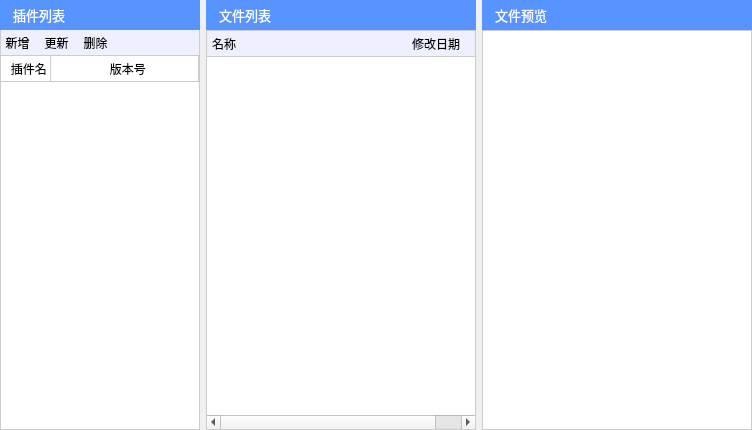
<?xml version="1.0" encoding="UTF-8"?>
<ui version="4.0">
 <class>ThirdPluginDlg</class>
 <widget class="QWidget" name="ThirdPluginDlg">
  <property name="geometry">
   <rect>
    <x>0</x>
    <y>0</y>
    <width>752</width>
    <height>430</height>
   </rect>
  </property>
  <property name="windowTitle">
   <string>第三方插件管理</string>
  </property>
  <property name="styleSheet">
   <string notr="true">QWidget#ThirdPluginDlg
{
	background-color:rgb(240,240,240);
}</string>
  </property>
  <layout class="QHBoxLayout" name="horizontalLayout_2">
   <property name="margin">
    <number>0</number>
   </property>
   <item>
    <widget class="QFrame" name="frmPlugList">
     <property name="maximumSize">
      <size>
       <width>200</width>
       <height>16777215</height>
      </size>
     </property>
     <layout class="QVBoxLayout" name="verticalLayout">
      <property name="spacing">
       <number>0</number>
      </property>
      <property name="margin">
       <number>0</number>
      </property>
      <item>
       <widget class="QLabel" name="label_2">
        <property name="styleSheet">
         <string notr="true">QLabel
{
	font-family:&quot;Microsoft Yahei&quot;;
	font-size:13px;
	background-color:rgb(88,148,255);
	color:white;
	min-height:30px;
	padding-left:10px;
}</string>
        </property>
        <property name="text">
         <string>插件列表</string>
        </property>
       </widget>
      </item>
      <item>
       <widget class="QFrame" name="frameThirdPluginToolBar">
        <property name="minimumSize">
         <size>
          <width>0</width>
          <height>25</height>
         </size>
        </property>
        <property name="maximumSize">
         <size>
          <width>16777215</width>
          <height>25</height>
         </size>
        </property>
        <property name="styleSheet">
         <string notr="true">QFrame#frameThirdPluginToolBar
{
	background-color:#eef0ff;
	color:black;;
	border-width:0px;
	border-style:solid;
	border-color:#cccccc;
	border-left-width:1px;
	border-right-width:1px;
}</string>
        </property>
        <layout class="QHBoxLayout" name="horizontalLayout">
         <property name="margin">
          <number>0</number>
         </property>
         <item>
          <widget class="QToolButton" name="btnAddThirdPlugin">
           <property name="styleSheet">
            <string notr="true">QToolButton
{
	border:none;
	font-family:&quot;Microsoft Yahei&quot;;
	background-color:transparent;
}

QToolButton:hover
{
	background-color:#d5d5d5;
}

QToolButton:pressed
{
	background-color:#bbbbbb;
}

QToolButton:disabled
{
	background-color:transparent;
}</string>
           </property>
           <property name="text">
            <string>新增</string>
           </property>
          </widget>
         </item>
         <item>
          <widget class="QToolButton" name="btnUpdateThirdPlugin">
           <property name="styleSheet">
            <string notr="true">QToolButton
{
	border:none;
	font-family:&quot;Microsoft Yahei&quot;;
	background-color:transparent;
}

QToolButton:hover
{
	background-color:#d5d5d5;
}

QToolButton:pressed
{
	background-color:#bbbbbb;
}

QToolButton:disabled
{
	background-color:transparent;
}</string>
           </property>
           <property name="text">
            <string>更新</string>
           </property>
          </widget>
         </item>
         <item>
          <widget class="QToolButton" name="btnDeleteThirdPlugin">
           <property name="styleSheet">
            <string notr="true">QToolButton
{
	border:none;
	font-family:&quot;Microsoft Yahei&quot;;
	background-color:transparent;
}

QToolButton:hover
{
	background-color:#d5d5d5;
}

QToolButton:pressed
{
	background-color:#bbbbbb;
}

QToolButton:disabled
{
	background-color:transparent;
}</string>
           </property>
           <property name="text">
            <string>删除</string>
           </property>
          </widget>
         </item>
         <item>
          <spacer name="horizontalSpacer">
           <property name="orientation">
            <enum>Qt::Horizontal</enum>
           </property>
           <property name="sizeHint" stdset="0">
            <size>
             <width>40</width>
             <height>20</height>
            </size>
           </property>
          </spacer>
         </item>
        </layout>
       </widget>
      </item>
      <item>
       <widget class="QTableWidget" name="tbThirdPluginList">
        <property name="styleSheet">
         <string notr="true">
QHeaderView::section 
{
	background-color:white;
	color:black;
	min-height:25px;
	border-width:0px;
	border-style:solid;
	border-color:#cccccc;
	border-right-width:1px;
	border-bottom-width:1px;
}

QTableWidget:item
{
	color:black;
	padding-left:10px;
}

 QHeaderView::down-arrow {
     image: none;
 }

 QHeaderView::up-arrow {
     image:none;
}
QWidget#tbThirdPluginList
{
	border:1px solid #cccccc;
}</string>
        </property>
        <property name="editTriggers">
         <set>QAbstractItemView::NoEditTriggers</set>
        </property>
        <property name="selectionMode">
         <enum>QAbstractItemView::SingleSelection</enum>
        </property>
        <property name="selectionBehavior">
         <enum>QAbstractItemView::SelectRows</enum>
        </property>
        <property name="showGrid">
         <bool>false</bool>
        </property>
        <attribute name="horizontalHeaderDefaultSectionSize">
         <number>50</number>
        </attribute>
        <attribute name="horizontalHeaderHighlightSections">
         <bool>false</bool>
        </attribute>
        <attribute name="horizontalHeaderStretchLastSection">
         <bool>true</bool>
        </attribute>
        <attribute name="verticalHeaderDefaultSectionSize">
         <number>25</number>
        </attribute>
        <attribute name="verticalHeaderHighlightSections">
         <bool>false</bool>
        </attribute>
        <column>
         <property name="text">
          <string>  插件名</string>
         </property>
        </column>
        <column>
         <property name="text">
          <string>  版本号</string>
         </property>
        </column>
       </widget>
      </item>
     </layout>
    </widget>
   </item>
   <item>
    <layout class="QVBoxLayout" name="verticalLayout_2">
     <property name="spacing">
      <number>0</number>
     </property>
     <item>
      <widget class="QLabel" name="label">
       <property name="styleSheet">
        <string notr="true">QLabel
{
	font-family:&quot;Microsoft Yahei&quot;;
	font-size:13px;
	background-color:rgb(88,148,255);
	color:white;
	min-height:30px;
	padding-left:10px;
}</string>
       </property>
       <property name="text">
        <string>文件列表</string>
       </property>
      </widget>
     </item>
     <item>
      <widget class="QTreeWidget" name="trThirdPluginFileList">
       <property name="styleSheet">
        <string notr="true">/* QHeaderView::section {
	background-color:qlineargradient(spread:pad, x1:0, y1:0, x2:0, y2:1, stop:0 rgba(172, 197, 224, 255), stop:1 rgba(200, 230, 255, 225));
    padding-left: 4px;
	border:none;
	border-right: 1px solid qlineargradient(spread:pad, x1:0, y1:0, x2:0, y2:1, stop:0 rgba(130, 140, 190, 255), stop:1 rgba(172, 197, 255, 225));;
	height:25px;
	font-family:&quot;微软雅黑&quot;;
 }*/

QHeaderView 
{
	font-family:&quot;微软雅黑&quot;;
	background-color:#eef0ff;
	color:black;
}
QHeaderView::section 
{
	background-color:#eef0ff;
	color:black;
	min-height:25px;
	border-width:0px;
	border-style:solid;
	padding-left:5px;
	border-color:#cccccc;
	border-bottom-width:1px;
	border-top-width:1px;
}

QTableWidget:item
{
	padding-left:10px;
}

QFrame#trThirdPluginFileList{
	border:1px solid #cccccc;
	border-top-width:0px;
}

 QHeaderView::down-arrow {
     image: none;
 }

 QHeaderView::up-arrow {
     image:none;
}

 QScrollBar:vertical {
     border: 0px solid grey;
     background: transparent;
     width: 10px;
 }
 QScrollBar::handle:vertical {
     background: #cccccc;;
     min-height: 100px;
 }
 QScrollBar::handle:vertical:hover {
     background: #aaaaaa;
     min-heiht: 100px;
 }
 QScrollBar::add-line:vertical {
	border:none;
	background:transparent;
 }
 QScrollBar::sub-line:vertical {
	border:none;
	background:transparent;
 }

 QScrollBar:horizontal {
     border: 0px solid grey;
     background: transparent;
     height: 5px;
 }
 QScrollBar::handle:horizontal {
     background: #cccccc;;
     min-width: 100px;
 }
 QScrollBar::handle:horizontal:hover {
     background: #aaaaaa;
     min-width: 100px;
 }
 QScrollBar::add-line:horizontal {
	border:none;
	background:transparent;
 }
 QScrollBar::sub-line:horizontal {
	border:none;
	background:transparent;
 }</string>
       </property>
       <property name="iconSize">
        <size>
         <width>24</width>
         <height>24</height>
        </size>
       </property>
       <property name="indentation">
        <number>0</number>
       </property>
       <attribute name="headerDefaultSectionSize">
        <number>200</number>
       </attribute>
       <attribute name="headerMinimumSectionSize">
        <number>30</number>
       </attribute>
       <column>
        <property name="text">
         <string>名称</string>
        </property>
       </column>
       <column>
        <property name="text">
         <string>修改日期</string>
        </property>
       </column>
      </widget>
     </item>
    </layout>
   </item>
   <item>
    <layout class="QVBoxLayout" name="verticalLayout_4">
     <property name="spacing">
      <number>0</number>
     </property>
     <item>
      <widget class="QLabel" name="label_4">
       <property name="styleSheet">
        <string notr="true">QLabel
{
	font-family:&quot;Microsoft Yahei&quot;;
	font-size:13px;
	background-color:rgb(88,148,255);
	color:white;
	min-height:30px;
	padding-left:10px;
}</string>
       </property>
       <property name="text">
        <string>文件预览</string>
       </property>
      </widget>
     </item>
     <item>
      <widget class="QTextEdit" name="edtPreview">
       <property name="styleSheet">
        <string notr="true">QWidget
{
	border: 1px solid #cccccc;
}</string>
       </property>
      </widget>
     </item>
    </layout>
   </item>
  </layout>
 </widget>
 <layoutdefault spacing="6" margin="11"/>
 <resources/>
 <connections/>
</ui>
